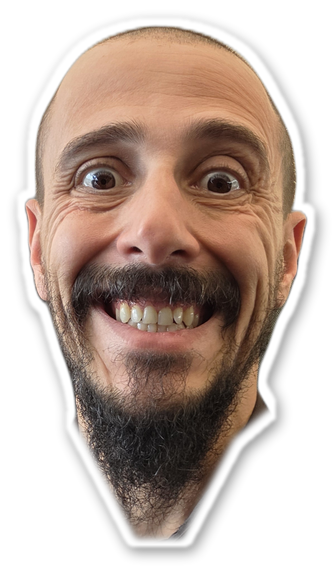
#> input picture .claude/instagram/reels/src/face_happy.png, 332 x 568 px, given in place of happy_up.jpg, which was not available
$ python cut.py .
#> lines starting #> are read from the running program, lines starting #| are printed output that depends on the picture; after the words box and inside, x2 and y2 are one past the last pixel; in counts of white or black regions, pixels touching at a corner belong together
import sys
from PIL import Image, ImageDraw, ImageFilter, ImageChops
d = sys.argv[1]
# beard tip (x, y) in the 1125x2000 display frame of each photo
TIPS = {"happy": (535, 1215), "smug": (560, 1185), "strain": (520, 1175), "normal": (590, 1160)}
K = 1908/1125
for n, (tx, ty) in TIPS.items():
    im = Image.open(f"{d}/{n}_up.jpg").convert("RGB"); m = Image.open(f"{d}/{n}_up_mask_u2net_human_seg.png").convert("L")
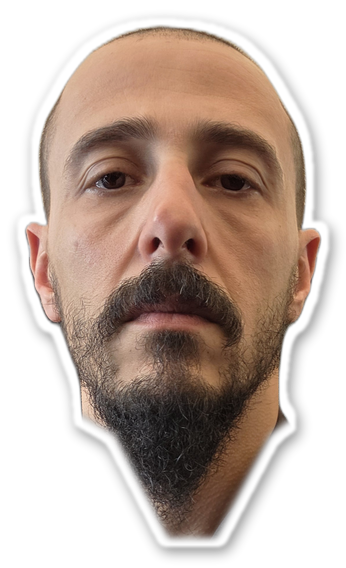
#> input picture .claude/instagram/reels/src/face_normal.png, 346 x 568 px, given in place of happy_up_mask_u2net_human_seg.png, which was not available
#> after `m = Image.open(f'{d}/{n}_up_mask_u2net_human_seg.png').convert('L')`:
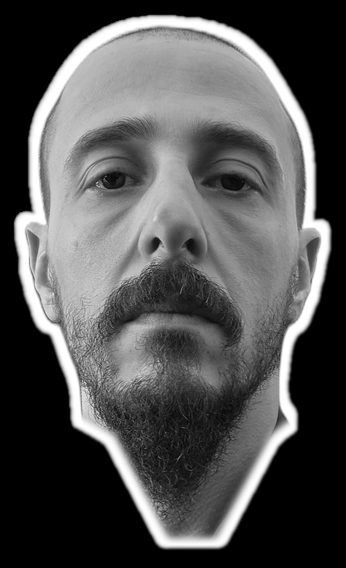
#> m: PIL image 346x568 L; min 0, max 255, mean 82.7
    W, H = im.size
#> W = 332; H = 568
    poly = [(150,0),(975,0),(975,640),(900,760),(830,920),(tx+150,ty-170),(tx+40,ty+40),(tx-60,ty+40),(tx-170,ty-170),(300,920),(230,760),(150,640)]
    pm = Image.new("L", (W, H), 0); ImageDraw.Draw(pm).polygon([(x*K, y*K) for x, y in poly], fill=255)
#> after `pm = Image.new('L', (W, H), 0)`: pm: PIL image 332x568 L; every value is 0
#> after `ImageDraw.Draw(pm).polygon([(x * K, y * K) for x, y in poly], fill=255`:
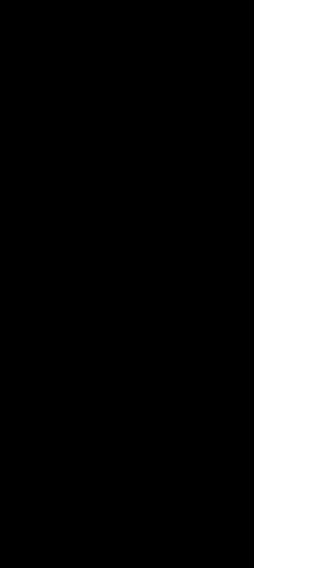
#> pm: PIL image 332x568 L; 23.5% white; 1 white region, box (x1, y1, x2, y2) and area: (254, 0, 332, 568) 44304
    pm = pm.filter(ImageFilter.GaussianBlur(14))
    a = ImageChops.multiply(m, pm)
    cut = im.copy(); cut.putalpha(a)
#> after `cut.putalpha(a)`:
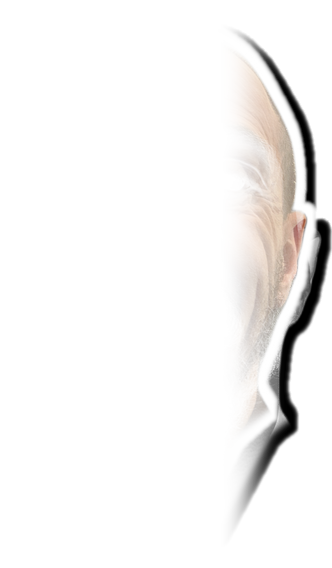
#> cut: PIL image 332x568 RGBA; mean R, G, B, A 97.5, 79.4, 69.7, 17.2; transparent parts drawn white
    bb = a.point(lambda v: 255 if v > 40 else 0).getbbox(); cut = cut.crop(bb)
#> after `bb = a.point(lambda v: 255 if v > 40 else 0).getbbox()`: bb = (240, 35, 332, 513)
    # scale to 520px tall, then add white sticker outline
    s = 520 / cut.height; cut = cut.resize((round(cut.width*s), 520), Image.LANCZOS)
#> after `s = 520 / cut.height`: s = 1.09
#> after `cut = cut.resize((round(cut.width * s), 520), Image.LANCZOS)`:
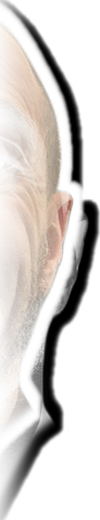
#> cut: PIL image 100x520 RGBA; mean R, G, B, A 81.6, 67.9, 58.1, 72.3; transparent parts drawn white
    pad = 24; big = Image.new("RGBA", (cut.width+2*pad, cut.height+2*pad), (0,0,0,0)); big.paste(cut, (pad, pad), cut)
#> after `big = Image.new('RGBA', (cut.width + 2 * pad, cut.height + 2 * pad), (`: big: PIL image 148x568 RGBA; every value is 0
    al = big.getchannel("A").point(lambda v: 255 if v > 90 else 0)
#> al: PIL image 148x568 L; 9.2% white; 19 white regions (16 under 20 px), largest, box (x1, y1, x2, y2) and area: (43, 41, 122, 505) 6553, (60, 138, 89, 260) 1093, (91, 264, 100, 284) 40
    ring = al.filter(ImageFilter.MaxFilter(17)).filter(ImageFilter.GaussianBlur(1.5))
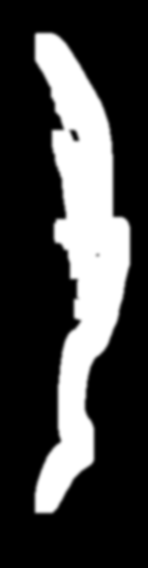
#> ring: PIL image 148x568 L; min 0, max 255, mean 64.4
    sticker = Image.new("RGBA", big.size, (255,255,255,0)); sticker.putalpha(ring)
    shadow = Image.new("RGBA", big.size, (0,0,0,0)); shadow.putalpha(ring.filter(ImageFilter.GaussianBlur(6)).point(lambda v: int(v*.45)))
    out = Image.new("RGBA", big.size, (0,0,0,0)); out.alpha_composite(shadow, (3, 5)); out.alpha_composite(sticker); out.alpha_composite(big)
#> after `out.alpha_composite(big)`:
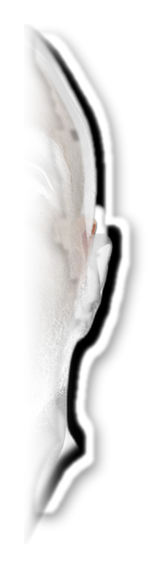
#> out: PIL image 148x568 RGBA; mean R, G, B, A 55.9, 54.1, 52.8, 72.4; transparent parts drawn white
    out.save(f"{d}/face_{n}.png"); print(n, out.size)
#| happy (148, 568)
#> (the run stopped early here; a loop or call above may not have finished)
